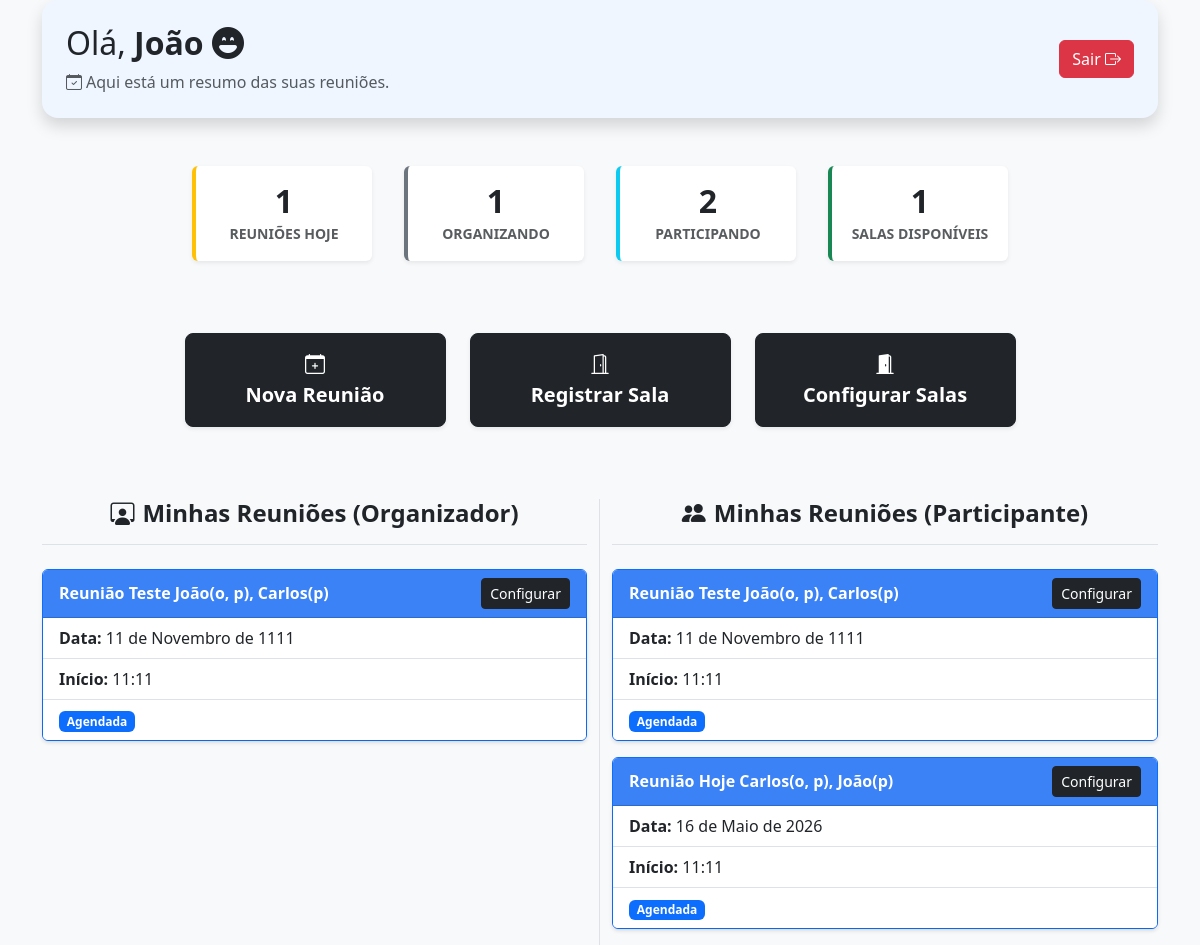
The app's page /reunioes/ (signed in), older data.
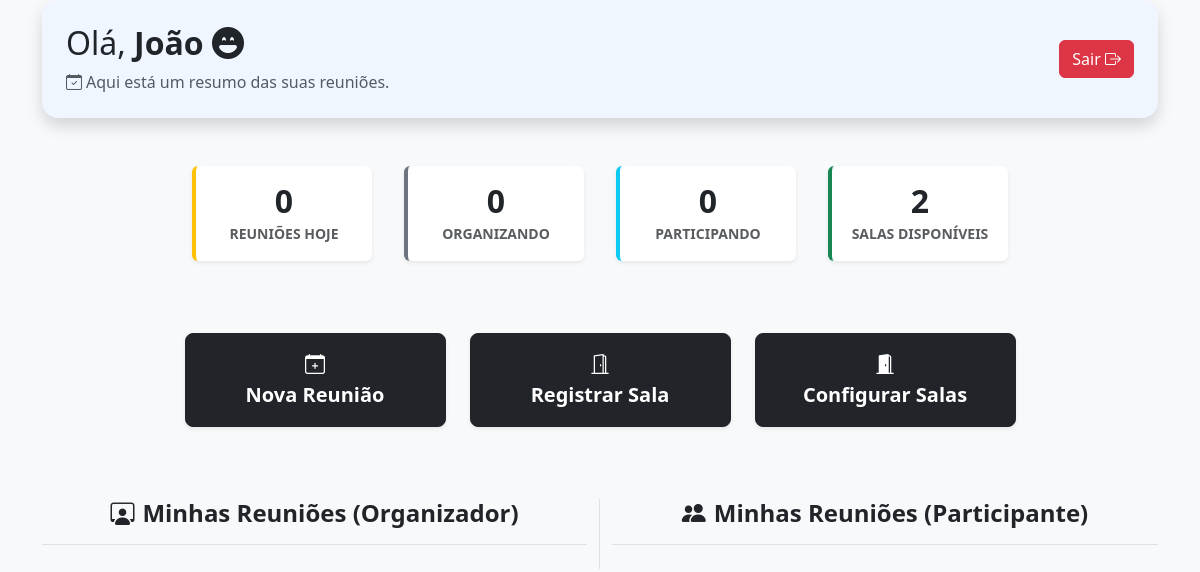
The same page, newer data.
### meeting_room_app/models.py (models this page shows, shortened)
class Reuniao(models.Model):
    STATUS_CHOICES = [
        ('agendada', 'Agendada'),
        ('em_andamento', 'Em Andamento'),
        ('concluida', 'Concluída'),
        ('cancelada', 'Cancelada')
    ]
    titulo = models.CharField(max_length=100)
    descricao = models.TextField(blank=True)
    organizador = models.ForeignKey(User, on_delete=models.CASCADE, related_name='reunioes_organizadas')
    participantes = models.ManyToManyField(User, related_name='reunioes_participando', blank=True)
    sala = models.ForeignKey(Sala, on_delete=models.CASCADE, related_name='reunioes')
    data = models.DateField()
    hora_inicio = models.TimeField()
    hora_fim = models.TimeField()
    status = models.CharField(max_length=20, choices=STATUS_CHOICES, default="agendada")

### meeting_room_app/views.py (the view)
# urls.py: path('reunioes/', views.reunioes, name='reunioes'),
@login_required
def reunioes(request):
    hoje = datetime.date.today()
    organizando = Reuniao.objects.filter(
        organizador = request.user,
        status__in = ['agendada', 'em_andamento'] # Busca no banco onde status seja agendada ou em_andamento
    ).order_by('data', 'hora_inicio') # Organiza as reuniões pela data e depois pela hora
    participando = Reuniao.objects.filter(
        participantes = request.user,
        status__in = ['agendada', 'em_andamento']
    ).order_by('data', 'hora_inicio')
    reunioes_hoje = Reuniao.objects.filter(
        data = hoje,
        status__in = ['agendada', 'em_andamento']
    ).filter(
        organizador = request.user
    ) | Reuniao.objects.filter(
        data = hoje,
        status__in = ['agendada', 'em_andamento'],
        participantes = request.user
    )
    reunioes_hoje = reunioes_hoje.distinct().order_by('hora_inicio') # Removendo duplicatas
    salas_disponiveis = Sala.objects.filter(ocupada=False).count()
    tot_salas = Sala.objects.count()
    contexto = {
        'organizando': organizando,
        'participando': participando,
        'reunioes_hoje': reunioes_hoje,
        'salas_disponiveis': salas_disponiveis,
        'tot_salas': tot_salas
    }
    reunioes = Reuniao.objects.filter( # Mostrar reuniões onde o usuário é participante ou organizador
        participantes = request.user
    ) | Reuniao.objects.filter(
        organizador = request.user
    )
    reunioes = reunioes.distinct().order_by('data', 'hora_inicio')
    return render(request, 'reunioes.html', {'contexto': contexto, 'reunioes': reunioes})

### meeting_room_app/templates/reunioes.html (shortened to what this page needs)
{% load static %}
<!DOCTYPE html>
<html lang="pt-br">
<head>
    <link href="https://cdn.jsdelivr.net/npm/bootstrap@5.3.8/dist/css/bootstrap.min.css" rel="stylesheet">
    <link rel="stylesheet" href="https://cdn.jsdelivr.net/npm/bootstrap-icons@1.13.1/font/bootstrap-icons.min.css">
</head>
<body class="bg-light">
    <div class="container vh-100 d-flex flex-column gap-5">
        <div class="d-flex justify-content-between align-items-center p-4 shadow rounded-4 border-light" style="background-color: #eff6ff">
            <div>
                <h2 class="text-dark">Olá, <span class="fw-bold">{% if user.first_name %}{{user.first_name}}{%else%}{{user.username}}{% endif %}</span> <i class="bi bi-emoji-laughing-fill"></i> </h2>
                <p class="text-muted mb-0">
                    <i class="bi bi-calendar-check me-1"></i>Aqui está um resumo das suas reuniões.
                </p>
            </div>
            <div>
                <form action="{% url "logout" %}" method="POST" class="m-0">
                <button class="btn btn-danger">
                    <span>Sair</span>
                    <i class="bi bi-box-arrow-right"></i>
                </button>
                </form>
            </div>
        </div>
        <div class="d-flex justify-content-center align-items-center">
            <div class="card mx-3 shadow-sm border-0 border-start border-warning border-4" style="width: 180px">
                <div class="card-body text-center">
                    <h2 class="fw-bold mb-0">{{ contexto.reunioes_hoje.count }}</h2>
                    <small class="text-uppercase fw-semibold text-muted">Reuniões Hoje</small>
                </div>
            </div>
            <div class="card mx-3 shadow-sm border-0 border-start border-secondary border-4" style="width: 180px">
                <div class="card-body text-center">
                    <h2 class="fw-bold mb-0">{{ contexto.organizando.count }}</h2>
                    <small class="text-uppercase fw-semibold text-muted">Organizando</small>
                </div>
            </div>
            <div class="card mx-3 shadow-sm border-0 border-start border-info border-4" style="width: 180px">
                <div class="card-body text-center">
                    <h2 class="fw-bold mb-0">{{ contexto.participando.count }}</h2>
                    <small class="text-uppercase fw-semibold text-muted">Participando</small>
                </div>
            </div>
            <div class="card mx-3 shadow-sm border-0 border-start border-success border-4" style="width: 180px">
                <div class="card-body text-center">
                    <h2 class="fw-bold mb-0">{{ contexto.salas_disponiveis }}</h2>
                    <small class="text-uppercase fw-semibold text-muted">Salas Disponíveis</small>
                </div>
            </div>
        </div>
        <div class="row justify-content-center my-4">
            <div class="col-sm-6 col-md-4 col-lg-3">
                <a href="{% url 'criar_reuniao' %}" class="btn btn-dark btn-lg w-100 py-3 shadow-sm d-flex flex-column align-items-center justify-content-center">
                    <i class="bi bi-calendar-plus"></i>
                    <span class="fw-bold">Nova Reunião</span>
                </a>
            </div>
            <div class="col-sm-6 col-md-4 col-lg-3">
                <a href="{% url 'criar_sala' %}" class="btn btn-dark btn-lg w-100 py-3 shadow-sm d-flex flex-column align-items-center justify-content-center">
                    <i class="bi bi-door-open"></i>
                    <span class="fw-bold">Registrar Sala</span>
                </a>
            </div>
            {% if contexto.tot_salas >= 1 %}
                <div class="col-sm-6 col-md-4 col-lg-3">
                    <a href="{% url 'salas' %}" class="btn btn-dark btn-lg w-100 py-3 shadow-sm d-flex flex-column align-items-center justify-content-center">
                        <i class="bi bi-door-open-fill"></i>
                        <span class="fw-bold">Configurar Salas</span>
                    </a>
                </div>
            {% endif %}
        </div>
        <div class="row">
            <div class="col-md-6 border-end">
                <div class="d-flex align-items-center justify-content-center mb-4 pb-2 border-bottom">
                    <h4 class="fw-bold text-dark d-flex align-items-center">
                        <i class="bi bi-person-workspace me-2"></i> Minhas Reuniões (Organizador)
                    </h4>
                </div>
                {% for reuniao in reunioes %}
                    {% if reuniao.organizador_id == user.id %}
                        <div class="card border-primary shadow-sm mb-3">
                            <div class="card-header text-white d-flex justify-content-between align-items-center" style="background-color: #3b82f6">
                                <strong>{{ reuniao.titulo }}</strong>
                                <a href="{% url 'alterar_reuniao' reuniao.id %}" class="btn btn-dark btn-sm">Configurar</a>
                            </div>
                            <ul class="list-group list-group-flush shadow-sm">
                                <li class="list-group-item"><strong>Data: </strong>{{reuniao.data}}</li>
                                <li class="list-group-item"><strong>Início: </strong>{{reuniao.hora_inicio}}</li>
                                <li class="list-group-item">
                                    <span class="badge text-{% if reuniao.status == 'agendada' %}bg-primary{% elif reuniao.status == 'em_andamento' %}bg-warning
                                                            {% elif reuniao.status == 'concluida' %}bg-success{% else %}bg-danger{% endif %}"
                                    >{{reuniao.get_status_display}}</span>
                                </li>
                            </ul>
                        </div>
                    {% endif %}
                {% endfor %}
            </div>
            <div class="col-md-6">
                <div class="d-flex align-items-center justify-content-center mb-4 pb-2 border-bottom">
                    <h4 class="fw-bold text-dark d-flex align-items-center">
                        <i class="bi bi-people-fill me-2"></i> Minhas Reuniões (Participante)
                    </h4>
                </div>
                {% for reuniao in reunioes %}
                    {% if reuniao.participantes.user_id == user_id %}
                        <div class="card border-primary shadow-sm mb-3">
                            <div class="card-header text-white d-flex justify-content-between align-items-center" style="background-color: #3b82f6">
                                <strong>{{ reuniao.titulo }}</strong>
                                <a href="{% url 'alterar_reuniao' reuniao.id %}" class="btn btn-dark btn-sm">Configurar</a>
                            </div>
                            <ul class="list-group list-group-flush shadow-sm">
                                <li class="list-group-item"><strong>Data: </strong>{{reuniao.data}}</li>
                                <li class="list-group-item"><strong>Início: </strong>{{reuniao.hora_inicio}}</li>
                                <li class="list-group-item">
                                    <span class="badge text-{% if reuniao.status == 'agendada' %}bg-primary{% elif reuniao.status == 'em_andamento' %}bg-warning
                                                            {% elif reuniao.status == 'concluida' %}bg-success{% else %}bg-danger{% endif %}"
                                    >{{reuniao.get_status_display}}</span>
                                </li>
                            </ul>
                        </div>
                    {% endif %}
                {% endfor %}
            </div>
        </div>
    </div>
</body>
</html>

Row changes from the older to the newer data that the page shows:
removed Reuniao: titulo "Reunião Teste João(o, p), Carlos(p)", data "11 de Novembro de 1111", hora_inicio "11:11", status "Agendada"
removed Reuniao: titulo "Reunião Hoje Carlos(o, p), João(p)", data "16 de Maio de 2026", hora_inicio "11:11", status "Agendada", shown under "Minhas Reuniões (Participante)"
Text that changed along with them:
{{ contexto.reunioes_hoje.count }}: "1" → "0"
{{ contexto.organizando.count }}: "1" → "0"
{{ contexto.participando.count }}: "2" → "0"
{{ contexto.salas_disponiveis }}: "1" → "2"
